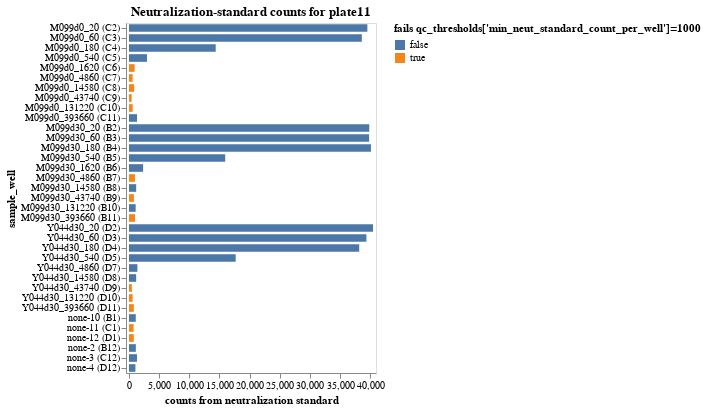

Here is the notebook cell this chart was saved with:
### Markdown cell above
## Compute fraction infectivity

The fraction infectivity for viral barcode $v_b$ in sample $s$ is computed as:
$$
F_{v_b,s} = \frac{c_{v_b,s} / \left(\sum_{n_b} c_{n_b,s}\right)}{{\rm median}_{s_0}\left[ c_{v_b,s_0} / \left(\sum_{n_b} c_{n_b,s_0}\right)\right]}
$$
where
 - $c_{v_b,s}$ is the counts of viral barcode $v_b$ in sample $s$.
 - $\sum_{n_b} c_{n_b,s}$ is the sum of the counts for all neutralization standard barcodes $n_b$ for sample $s$.
 - $c_{v_b,s_0}$ is the counts of viral barcode $v_b$ in no-serum sample $s_0$.
 - $\sum_{n_b} c_{n_b,s_0}$ is the sum of the counts for all neutralization standard barcodes $n_b$ for no-serum sample $s_0$.
 - ${\rm median}_{s_0}\left[ c_{v_b,s_0} / \left(\sum_{n_b} c_{n_b,s_0}\right)\right]$ is the median taken across all no-serum samples of the counts of viral barcode $v_b$ versus the total counts for all neutralization standard barcodes.

First, compute the total neutralization-standard counts for each sample (well).
Plot these, and drop any wells that do not meet the QC threshold.

### Code cell
neut_standard_counts = (
    counts.query("neut_standard")
    .groupby(
        ["well", "serum_replicate", "sample_well", "dilution_factor"],
        dropna=False,
        as_index=False,
    )
    .aggregate(neut_standard_count=pd.NamedAgg("count", "sum"))
    .assign(
        fails_qc=lambda x: (
            x["neut_standard_count"] < qc_thresholds["min_neut_standard_count_per_well"]
        ),
    )
)

neut_standard_counts_chart = (
    alt.Chart(neut_standard_counts)
    .add_params(serum_selection)
    .transform_filter(serum_selection)
    .encode(
        alt.X(
            "neut_standard_count",
            title="counts from neutralization standard",
            scale=alt.Scale(nice=False, padding=3),
        ),
        alt.Y("sample_well", sort=sample_wells),
        alt.Color(
            "fails_qc",
            title=f"fails {qc_thresholds['min_neut_standard_count_per_well']=}",
            legend=alt.Legend(titleLimit=500),
        ),
        tooltip=[
            alt.Tooltip(c, format=".3g")
            if neut_standard_counts[c].dtype == float
            else c
            for c in neut_standard_counts.columns
        ],
    )
    .mark_bar(height={"band": 0.85})
    .properties(
        height=alt.Step(10),
        width=250,
        title=f"Neutralization-standard counts for {plate}",
    )
    .configure_axis(grid=False)
    .configure_legend(titleLimit=1000)
)

display(neut_standard_counts_chart)

# drop wells failing QC
min_neut_standard_count_per_well_drops = list(neut_standard_counts.query("fails_qc")["well"])
print(
    f"\nDropping {len(min_neut_standard_count_per_well_drops)} wells for failing "
    f"{qc_thresholds['min_neut_standard_count_per_well']=}: "
    + str(min_neut_standard_count_per_well_drops)
)
qc_drops["wells"].update(
    {w: "min_neut_standard_count_per_well" for w in min_neut_standard_count_per_well_drops}
)
neut_standard_counts = neut_standard_counts[~neut_standard_counts["well"].isin(qc_drops["wells"])]
counts = counts[~counts["well"].isin(qc_drops["wells"])]

### Figure 1 — Vega-Lite specification as saved in the notebook (floating-point values rounded to 4 significant figures; data arrays with more than 128 entries replaced by an {"elided": "..."} marker saying what was removed)
{"config": {"view": {"continuousWidth": 300, "continuousHeight": 300}, "axis": {"grid": false}, "legend": {"titleLimit": 1000}}, "data": {"name": "data-a4866da6d0da51d681e76968d15c4fa4"}, "mark": {"type": "bar", "height": {"band": 0.85}}, "encoding": {"color": {"field": "fails_qc", "legend": {"titleLimit": 500}, "title": "fails qc_thresholds['min_neut_standard_count_per_well']=1000", "type": "nominal"}, "tooltip": [{"field": "well", "type": "nominal"}, {"field": "serum_replicate", "type": "nominal"}, {"field": "sample_well", "type": "nominal"}, {"field": "dilution_factor", "format": ".3g", "type": "quantitative"}, {"field": "neut_standard_count", "type": "quantitative"}, {"field": "fails_qc", "type": "nominal"}], "x": {"field": "neut_standard_count", "scale": {"nice": false, "padding": 3}, "title": "counts from neutralization standard", "type": "quantitative"}, "y": {"field": "sample_well", "sort": {"elided": "144 str values"}, "type": "nominal"}}, "height": {"step": 10}, "params": [{"name": "param_9", "select": {"type": "point", "fields": ["serum_replicate"]}, "bind": {"input": "select", "options": [null, "M099d0", "M099d30", "Y044d30", "none-10", "none-11", "none-12", "none-2", "none-3", "none-4"], "labels": ["all", "M099d0", "M099d30", "Y044d30", "none-10", "none-11", "none-12", "none-2", "none-3", "none-4"], "name": "serum"}}], "title": "Neutralization-standard counts for plate11", "transform": [{"filter": {"param": "param_9"}}], "width": 250, "$schema": "https://vega.github.io/schema/vega-lite/v5.16.3.json", "datasets": {"data-a4866da6d0da51d681e76968d15c4fa4": [{"well": "B1", "serum_replicate": "none-10", "sample_well": "none-10 (B1)", "dilution_factor": null, "neut_standard_count": 1123, "fails_qc": false}, {"well": "B10", "serum_replicate": "M099d30", "sample_well": "M099d30_131220 (B10)", "dilution_factor": 131200.0, "neut_standard_count": 1104, "fails_qc": false}, {"well": "B11", "serum_replicate": "M099d30", "sample_well": "M099d30_393660 (B11)", "dilution_factor": 393700.0, "neut_standard_count": 997, "fails_qc": true}, {"well": "B12", "serum_replicate": "none-2", "sample_well": "none-2 (B12)", "dilution_factor": null, "neut_standard_count": 1137, "fails_qc": false}, {"well": "B2", "serum_replicate": "M099d30", "sample_well": "M099d30_20 (B2)", "dilution_factor": 20.0, "neut_standard_count": 39842, "fails_qc": false}, {"well": "B3", "serum_replicate": "M099d30", "sample_well": "M099d30_60 (B3)", "dilution_factor": 60.0, "neut_standard_count": 39814, "fails_qc": false}, {"well": "B4", "serum_replicate": "M099d30", "sample_well": "M099d30_180 (B4)", "dilution_factor": 180.0, "neut_standard_count": 40119, "fails_qc": false}, {"well": "B5", "serum_replicate": "M099d30", "sample_well": "M099d30_540 (B5)", "dilution_factor": 540.0, "neut_standard_count": 15951, "fails_qc": false}, {"well": "B6", "serum_replicate": "M099d30", "sample_well": "M099d30_1620 (B6)", "dilution_factor": 1620.0, "neut_standard_count": 2342, "fails_qc": false}, {"well": "B7", "serum_replicate": "M099d30", "sample_well": "M099d30_4860 (B7)", "dilution_factor": 4860.0, "neut_standard_count": 985, "fails_qc": true}, {"well": "B8", "serum_replicate": "M099d30", "sample_well": "M099d30_14580 (B8)", "dilution_factor": 14580.0, "neut_standard_count": 1191, "fails_qc": false}, {"well": "B9", "serum_replicate": "M099d30", "sample_well": "M099d30_43740 (B9)", "dilution_factor": 43740.0, "neut_standard_count": 812, "fails_qc": true}, {"well": "C1", "serum_replicate": "none-11", "sample_well": "none-11 (C1)", "dilution_factor": null, "neut_standard_count": 763, "fails_qc": true}, {"well": "C10", "serum_replicate": "M099d0", "sample_well": "M099d0_131220 (C10)", "dilution_factor": 131200.0, "neut_standard_count": 610, "fails_qc": true}, {"well": "C11", "serum_replicate": "M099d0", "sample_well": "M099d0_393660 (C11)", "dilution_factor": 393700.0, "neut_standard_count": 1327, "fails_qc": false}, {"well": "C12", "serum_replicate": "none-3", "sample_well": "none-3 (C12)", "dilution_factor": null, "neut_standard_count": 1322, "fails_qc": false}, {"well": "C2", "serum_replicate": "M099d0", "sample_well": "M099d0_20 (C2)", "dilution_factor": 20.0, "neut_standard_count": 39527, "fails_qc": false}, {"well": "C3", "serum_replicate": "M099d0", "sample_well": "M099d0_60 (C3)", "dilution_factor": 60.0, "neut_standard_count": 38610, "fails_qc": false}, {"well": "C4", "serum_replicate": "M099d0", "sample_well": "M099d0_180 (C4)", "dilution_factor": 180.0, "neut_standard_count": 14376, "fails_qc": false}, {"well": "C5", "serum_replicate": "M099d0", "sample_well": "M099d0_540 (C5)", "dilution_factor": 540.0, "neut_standard_count": 2979, "fails_qc": false}, {"well": "C6", "serum_replicate": "M099d0", "sample_well": "M099d0_1620 (C6)", "dilution_factor": 1620.0, "neut_standard_count": 932, "fails_qc": true}, {"well": "C7", "serum_replicate": "M099d0", "sample_well": "M099d0_4860 (C7)", "dilution_factor": 4860.0, "neut_standard_count": 595, "fails_qc": true}, {"well": "C8", "serum_replicate": "M099d0", "sample_well": "M099d0_14580 (C8)", "dilution_factor": 14580.0, "neut_standard_count": 853, "fails_qc": true}, {"well": "C9", "serum_replicate": "M099d0", "sample_well": "M099d0_43740 (C9)", "dilution_factor": 43740.0, "neut_standard_count": 437, "fails_qc": true}, {"well": "D1", "serum_replicate": "none-12", "sample_well": "none-12 (D1)", "dilution_factor": null, "neut_standard_count": 793, "fails_qc": true}, {"well": "D10", "serum_replicate": "Y044d30", "sample_well": "Y044d30_131220 (D10)", "dilution_factor": 131200.0, "neut_standard_count": 600, "fails_qc": true}, {"well": "D11", "serum_replicate": "Y044d30", "sample_well": "Y044d30_393660 (D11)", "dilution_factor": 393700.0, "neut_standard_count": 796, "fails_qc": true}, {"well": "D12", "serum_replicate": "none-4", "sample_well": "none-4 (D12)", "dilution_factor": null, "neut_standard_count": 1067, "fails_qc": false}, {"well": "D2", "serum_replicate": "Y044d30", "sample_well": "Y044d30_20 (D2)", "dilution_factor": 20.0, "neut_standard_count": 40461, "fails_qc": false}, {"well": "D3", "serum_replicate": "Y044d30", "sample_well": "Y044d30_60 (D3)", "dilution_factor": 60.0, "neut_standard_count": 39369, "fails_qc": false}, {"well": "D4", "serum_replicate": "Y044d30", "sample_well": "Y044d30_180 (D4)", "dilution_factor": 180.0, "neut_standard_count": 38175, "fails_qc": false}, {"well": "D5", "serum_replicate": "Y044d30", "sample_well": "Y044d30_540 (D5)", "dilution_factor": 540.0, "neut_standard_count": 17695, "fails_qc": false}, {"well": "D7", "serum_replicate": "Y044d30", "sample_well": "Y044d30_4860 (D7)", "dilution_factor": 4860.0, "neut_standard_count": 1392, "fails_qc": false}, {"well": "D8", "serum_replicate": "Y044d30", "sample_well": "Y044d30_14580 (D8)", "dilution_factor": 14580.0, "neut_standard_count": 1186, "fails_qc": false}, {"well": "D9", "serum_replicate": "Y044d30", "sample_well": "Y044d30_43740 (D9)", "dilution_factor": 43740.0, "neut_standard_count": 474, "fails_qc": true}]}}
